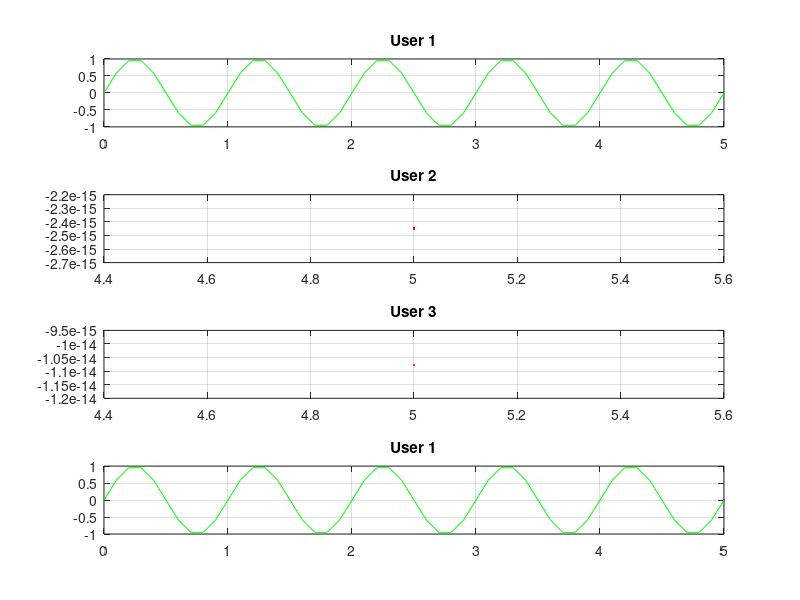

The MATLAB source for this figure:
n1=input('Enter the length =');
n2=input('Enter the length =');
n3=input('Enter the length =');
t=0:0.1:n1;
t1=n1:0.01:n2;
t2=n2:0.01:n3;
x=sin(2*pi*t);
y=sin(4*pi*t1);
z=sin(6*pi*t2);

subplot(4,1,1);
plot(t,x,'g');
title('User 1');
grid on;

subplot(4,1,2);
plot(t1,y,'r');
title('User 2');
grid on;

subplot(4,1,3);
plot(t2,z,'m');
title('User 3');
grid on;

subplot(4,1,4);
plot(t,x,'g',t1,y,'r',t2,z,'m');
title('Time Division Multiplexing');
grid on;
title('User 1');
